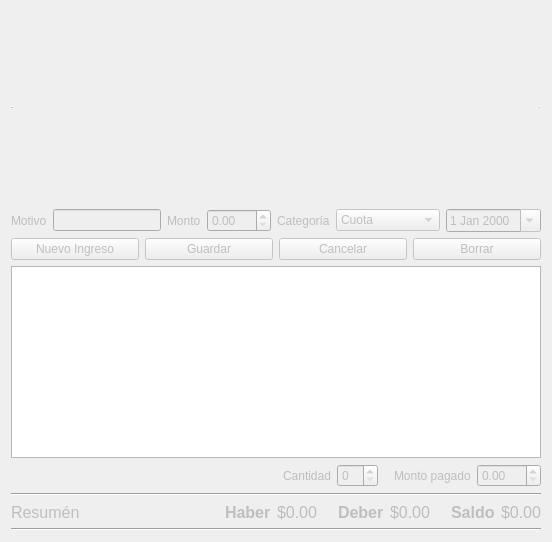
            <widget class="QWidget" name="tab_7">
             <attribute name="title">
              <string>Ficha Contable</string>
             </attribute>
             <layout class="QGridLayout" name="gridLayout_56">
              <item row="0" column="0">
               <layout class="QGridLayout" name="gridLayout_55">
                <item row="0" column="0">
                 <layout class="QGridLayout" name="gridLayout_54">
                  <item row="1" column="0">
                   <layout class="QGridLayout" name="gridLayout_53">
                    <item row="0" column="0">
                     <widget class="QLabel" name="label_102">
                      <property name="enabled">
                       <bool>false</bool>
                      </property>
                      <property name="text">
                       <string>Motivo</string>
                      </property>
                     </widget>
                    </item>
                    <item row="0" column="1">
                     <widget class="QLineEdit" name="lineEdit_61">
                      <property name="enabled">
                       <bool>false</bool>
                      </property>
                     </widget>
                    </item>
                    <item row="0" column="2">
                     <widget class="QLabel" name="label_103">
                      <property name="enabled">
                       <bool>false</bool>
                      </property>
                      <property name="text">
                       <string>Monto</string>
                      </property>
                     </widget>
                    </item>
                    <item row="0" column="3">
                     <widget class="QDoubleSpinBox" name="doubleSpinBox_2">
                      <property name="enabled">
                       <bool>false</bool>
                      </property>
                      <property name="accelerated">
                       <bool>true</bool>
                      </property>
                      <property name="maximum">
                       <double>999.990000000000009</double>
                      </property>
                     </widget>
                    </item>
                    <item row="0" column="4">
                     <widget class="QLabel" name="label_104">
                      <property name="enabled">
                       <bool>false</bool>
                      </property>
                      <property name="text">
                       <string>Categoría</string>
                      </property>
                     </widget>
                    </item>
                    <item row="0" column="5">
                     <widget class="QComboBox" name="comboBox_10">
                      <property name="enabled">
                       <bool>false</bool>
                      </property>
                      <item>
                       <property name="text">
                        <string>Cuota</string>
                       </property>
                      </item>
                      <item>
                       <property name="text">
                        <string>Campamento</string>
                       </property>
                      </item>
                      <item>
                       <property name="text">
                        <string>Evento</string>
                       </property>
                      </item>
                      <item>
                       <property name="text">
                        <string>Inscripcion</string>
                       </property>
                      </item>
                     </widget>
                    </item>
                    <item row="0" column="6">
                     <widget class="QDateEdit" name="dateEdit_9">
                      <property name="enabled">
                       <bool>false</bool>
                      </property>
                      <property name="calendarPopup">
                       <bool>true</bool>
                      </property>
                     </widget>
                    </item>
                   </layout>
                  </item>
                  <item row="0" column="0">
                   <widget class="QTableView" name="cuenta_miembro">
                    <property name="enabled">
                     <bool>false</bool>
                    </property>
                    <property name="focusPolicy">
                     <enum>Qt::NoFocus</enum>
                    </property>
                    <property name="frameShape">
                     <enum>QFrame::HLine</enum>
                    </property>
                    <property name="frameShadow">
                     <enum>QFrame::Raised</enum>
                    </property>
                    <property name="editTriggers">
                     <set>QAbstractItemView::NoEditTriggers</set>
                    </property>
                    <property name="alternatingRowColors">
                     <bool>true</bool>
                    </property>
                    <property name="selectionMode">
                     <enum>QAbstractItemView::SingleSelection</enum>
                    </property>
                    <property name="selectionBehavior">
                     <enum>QAbstractItemView::SelectRows</enum>
                    </property>
                    <property name="sortingEnabled">
                     <bool>true</bool>
                    </property>
                   </widget>
                  </item>
                 </layout>
                </item>
                <item row="1" column="0">
                 <layout class="QGridLayout" name="gridLayout_30">
                  <item row="0" column="0">
                   <widget class="QPushButton" name="pushButton_15">
                    <property name="enabled">
                     <bool>false</bool>
                    </property>
                    <property name="text">
                     <string>Nuevo Ingreso</string>
                    </property>
                   </widget>
                  </item>
                  <item row="0" column="1">
                   <widget class="QPushButton" name="pushButton_16">
                    <property name="enabled">
                     <bool>false</bool>
                    </property>
                    <property name="text">
                     <string>Guardar</string>
                    </property>
                   </widget>
                  </item>
                  <item row="0" column="2">
                   <widget class="QPushButton" name="pushButton_17">
                    <property name="enabled">
                     <bool>false</bool>
                    </property>
                    <property name="text">
                     <string>Cancelar</string>
                    </property>
                   </widget>
                  </item>
                  <item row="0" column="3">
                   <widget class="QPushButton" name="pushButton_18">
                    <property name="enabled">
                     <bool>false</bool>
                    </property>
                    <property name="text">
                     <string>Borrar</string>
                    </property>
                   </widget>
                  </item>
                 </layout>
                </item>
               </layout>
              </item>
              <item row="1" column="0">
               <layout class="QGridLayout" name="gridLayout_52">
                <item row="0" column="0">
                 <layout class="QGridLayout" name="gridLayout_51">
                  <item row="1" column="0">
                   <layout class="QGridLayout" name="gridLayout_31">
                    <item row="0" column="4">
                     <widget class="QLabel" name="label_106">
                      <property name="enabled">
                       <bool>false</bool>
                      </property>
                      <property name="text">
                       <string>Monto pagado</string>
                      </property>
                     </widget>
                    </item>
                    <item row="0" column="5">
                     <widget class="QDoubleSpinBox" name="doubleSpinBox_3">
                      <property name="enabled">
                       <bool>false</bool>
                      </property>
                      <property name="accelerated">
                       <bool>true</bool>
                      </property>
                      <property name="maximum">
                       <double>999.990000000000009</double>
                      </property>
                     </widget>
                    </item>
                    <item row="0" column="1">
                     <widget class="QLabel" name="label_105">
                      <property name="enabled">
                       <bool>false</bool>
                      </property>
                      <property name="text">
                       <string>Cantidad</string>
                      </property>
                     </widget>
                    </item>
                    <item row="0" column="0">
                     <spacer name="horizontalSpacer_14">
                      <property name="orientation">
                       <enum>Qt::Horizontal</enum>
                      </property>
                      <property name="sizeHint" stdset="0">
                       <size>
                        <width>40</width>
                        <height>20</height>
                       </size>
                      </property>
                     </spacer>
                    </item>
                    <item row="0" column="2">
                     <widget class="QSpinBox" name="spinBox_2">
                      <property name="enabled">
                       <bool>false</bool>
                      </property>
                     </widget>
                    </item>
                    <item row="0" column="3">
                     <spacer name="horizontalSpacer_16">
                      <property name="orientation">
                       <enum>Qt::Horizontal</enum>
                      </property>
                      <property name="sizeType">
                       <enum>QSizePolicy::Fixed</enum>
                      </property>
                      <property name="sizeHint" stdset="0">
                       <size>
                        <width>10</width>
                        <height>20</height>
                       </size>
                      </property>
                     </spacer>
                    </item>
                   </layout>
                  </item>
                  <item row="0" column="0">
                   <widget class="QTableView" name="EventosMie">
                    <property name="enabled">
                     <bool>true</bool>
                    </property>
                    <property name="focusPolicy">
                     <enum>Qt::NoFocus</enum>
                    </property>
                    <property name="editTriggers">
                     <set>QAbstractItemView::NoEditTriggers</set>
                    </property>
                    <property name="selectionMode">
                     <enum>QAbstractItemView::SingleSelection</enum>
                    </property>
                    <property name="selectionBehavior">
                     <enum>QAbstractItemView::SelectRows</enum>
                    </property>
                   </widget>
                  </item>
                 </layout>
                </item>
                <item row="1" column="0">
                 <layout class="QGridLayout" name="gridLayout_50">
                  <item row="0" column="0">
                   <widget class="Line" name="line_9">
                    <property name="orientation">
                     <enum>Qt::Horizontal</enum>
                    </property>
                   </widget>
                  </item>
                  <item row="1" column="0">
                   <layout class="QGridLayout" name="gridLayout_49">
                    <item row="0" column="0">
                     <widget class="QLabel" name="label_97">
                      <property name="enabled">
                       <bool>false</bool>
                      </property>
                      <property name="font">
                       <font>
                        <pointsize>12</pointsize>
                       </font>
                      </property>
                      <property name="text">
                       <string>Resumén</string>
                      </property>
                     </widget>
                    </item>
                    <item row="0" column="2">
                     <layout class="QGridLayout" name="gridLayout_48">
                      <item row="0" column="0" rowspan="2">
                       <widget class="QLabel" name="label_98">
                        <property name="enabled">
                         <bool>false</bool>
                        </property>
                        <property name="font">
                         <font>
                          <pointsize>12</pointsize>
                          <weight>75</weight>
                          <italic>false</italic>
                          <bold>true</bold>
                         </font>
                        </property>
                        <property name="text">
                         <string>Haber</string>
                        </property>
                       </widget>
                      </item>
                      <item row="0" column="1" rowspan="2">
                       <widget class="QLabel" name="label_99">
                        <property name="enabled">
                         <bool>false</bool>
                        </property>
                        <property name="font">
                         <font>
                          <pointsize>12</pointsize>
                         </font>
                        </property>
                        <property name="text">
                         <string>$0.00</string>
                        </property>
                       </widget>
                      </item>
                      <item row="0" column="4" rowspan="2">
                       <widget class="QLabel" name="label_101">
                        <property name="enabled">
                         <bool>false</bool>
                        </property>
                        <property name="font">
                         <font>
                          <pointsize>12</pointsize>
                         </font>
                        </property>
                        <property name="text">
                         <string>$0.00</string>
                        </property>
                       </widget>
                      </item>
                      <item row="0" column="2" rowspan="2">
                       <spacer name="horizontalSpacer_13">
                        <property name="orientation">
                         <enum>Qt::Horizontal</enum>
                        </property>
                        <property name="sizeType">
                         <enum>QSizePolicy::Fixed</enum>
                        </property>
                        <property name="sizeHint" stdset="0">
                         <size>
                          <width>15</width>
                          <height>20</height>
                         </size>
                        </property>
                       </spacer>
                      </item>
                      <item row="0" column="6" rowspan="2">
                       <widget class="QLabel" name="label_107">
                        <property name="enabled">
                         <bool>false</bool>
                        </property>
                        <property name="font">
                         <font>
                          <pointsize>12</pointsize>
                          <weight>75</weight>
                          <italic>false</italic>
                          <bold>true</bold>
                         </font>
                        </property>
                        <property name="text">
                         <string>Saldo</string>
                        </property>
                       </widget>
                      </item>
                      <item row="0" column="5" rowspan="2">
                       <spacer name="horizontalSpacer_15">
                        <property name="orientation">
                         <enum>Qt::Horizontal</enum>
                        </property>
                        <property name="sizeType">
                         <enum>QSizePolicy::Fixed</enum>
                        </property>
                        <property name="sizeHint" stdset="0">
                         <size>
                          <width>15</width>
                          <height>20</height>
                         </size>
                        </property>
                       </spacer>
                      </item>
                      <item row="0" column="3" rowspan="2">
                       <widget class="QLabel" name="label_100">
                        <property name="enabled">
                         <bool>false</bool>
                        </property>
                        <property name="font">
                         <font>
                          <pointsize>12</pointsize>
                          <weight>75</weight>
                          <italic>false</italic>
                          <bold>true</bold>
                         </font>
                        </property>
                        <property name="text">
                         <string>Deber</string>
                        </property>
                       </widget>
                      </item>
                     </layout>
                    </item>
                    <item row="0" column="1">
                     <spacer name="horizontalSpacer_5">
                      <property name="orientation">
                       <enum>Qt::Horizontal</enum>
                      </property>
                      <property name="sizeHint" stdset="0">
                       <size>
                        <width>40</width>
                        <height>20</height>
                       </size>
                      </property>
                     </spacer>
                    </item>
                    <item row="0" column="3">
                     <widget class="QLabel" name="label_108">
                      <property name="enabled">
                       <bool>false</bool>
                      </property>
                      <property name="font">
                       <font>
                        <pointsize>12</pointsize>
                       </font>
                      </property>
                      <property name="text">
                       <string>$0.00</string>
                      </property>
                     </widget>
                    </item>
                   </layout>
                  </item>
                  <item row="2" column="0">
                   <widget class="Line" name="line_8">
                    <property name="orientation">
                     <enum>Qt::Horizontal</enum>
                    </property>
                   </widget>
                  </item>
                 </layout>
                </item>
               </layout>
              </item>
             </layout>
            </widget>
